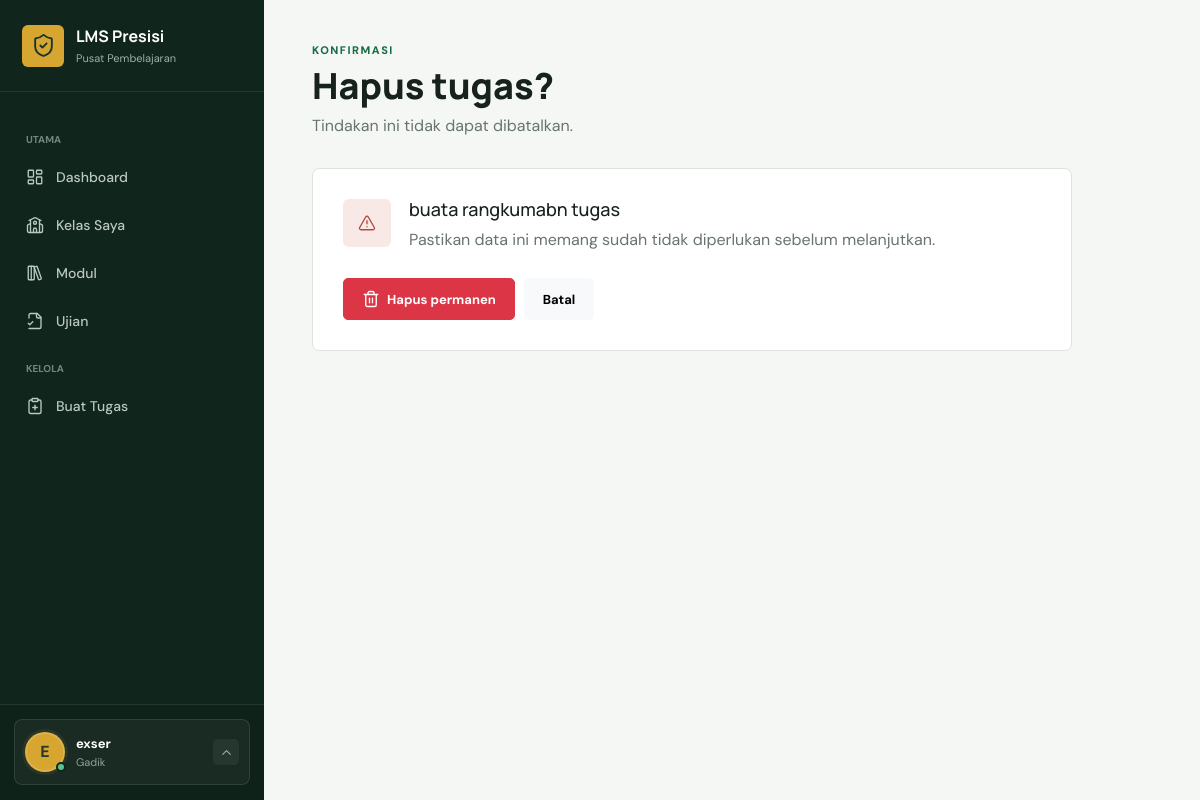
Screenshot of /tugas/2/hapus/ (signed in) with the database file from the repository.
### lms/models.py (models this page shows, shortened)
class CustomUser(AbstractUser):
    class Role(models.TextChoices):
        ADMIN = "ADMIN", "Admin"
        GADIK = "GADIK", "Gadik"
        SERDIK = "SERDIK", "Serdik"
    nama_lengkap = models.CharField(max_length=255, blank=True)
    nip_nrp = models.CharField(max_length=30, unique=True, null=True, blank=True)
    tempat_lahir = models.CharField(max_length=100, blank=True)
    tanggal_lahir = models.DateField(null=True, blank=True)
    asal_pengiriman = models.CharField(max_length=150, blank=True)
    alamat = models.TextField(blank=True)
    role = models.CharField(max_length=10, choices=Role.choices, default=Role.SERDIK)
    @property
    def display_name(self):
        return self.nama_lengkap or self.get_full_name() or self.username

class Tugas(models.Model):
    kelas = models.ForeignKey(Kelas, on_delete=models.CASCADE, related_name="tugas")
    mapel = models.ForeignKey(MataPelajaran, on_delete=models.PROTECT, related_name="tugas")
    gadik = models.ForeignKey(CustomUser, on_delete=models.PROTECT, related_name="tugas_dibuat")
    judul_tugas = models.CharField(max_length=200)
    instruksi = models.TextField()
    file_lampiran = models.FileField(upload_to="tugas/lampiran/%Y/%m/", blank=True)
    deadline = models.DateTimeField()
    bobot = models.PositiveSmallIntegerField(default=100, help_text="Bobot nilai dalam persen.")
    created_at = models.DateTimeField(auto_now_add=True)
    class Meta:
        ordering = ["deadline"]
        verbose_name_plural = "Tugas"
    def __str__(self):
        return self.judul_tugas

### lms/views.py (the view)
# urls.py: path("tugas/<int:pk>/hapus/", views.hapus_tugas, name="hapus_tugas"),
@role_required(CustomUser.Role.ADMIN, CustomUser.Role.GADIK)
def hapus_tugas(request, pk):
    queryset = Tugas.objects.all()
    if not is_admin(request.user):
        queryset = queryset.filter(gadik=request.user)
    tugas = get_object_or_404(queryset, pk=pk)
    if request.method == "POST":
        kelas_id = tugas.kelas_id
        tugas.delete()
        messages.success(request, "Tugas berhasil dihapus.")
        return redirect("detail_kelas", pk=kelas_id)
    return render(request, "lms/confirm_delete.html", {"object": tugas, "type": "tugas"})

### lms/views.py (called while the page is built)
def role_required(*roles):
    def decorator(view_func):
        @login_required
        @wraps(view_func)
        def wrapped(request, *args, **kwargs):
            if request.user.role not in roles and not request.user.is_superuser:
                raise PermissionDenied
            return view_func(request, *args, **kwargs)
        return wrapped
    return decorator

def is_admin(user):
    return user.is_superuser or user.role == CustomUser.Role.ADMIN

### templates/lms/confirm_delete.html (shortened to what this page needs)
{% extends 'base.html' %}
{% block content %}
<header class="page-heading"><p class="eyebrow">KONFIRMASI</p><h1>Hapus {{ type }}?</h1><p>Tindakan ini tidak dapat dibatalkan.</p></header>
<form method="post" class="form-panel delete-panel">
    <span class="danger-icon"><i data-lucide="triangle-alert"></i></span>
    <div><h2>{{ object }}</h2><p>Pastikan data ini memang sudah tidak diperlukan sebelum melanjutkan.</p></div>
    <div class="form-actions"><button class="btn btn-danger" type="submit"><i data-lucide="trash-2"></i>Hapus permanen</button><button class="btn btn-light" type="button" onclick="history.back()">Batal</button></div>
</form>
{% endblock %}

### templates/base.html (shortened to what this page needs)
{% load static %}
<!doctype html>
<html lang="id">
<head>
    <link href="https://cdn.jsdelivr.net/npm/bootstrap@5.3.8/dist/css/bootstrap.min.css" rel="stylesheet">
    <link rel="stylesheet" href="{% static 'css/app.css' %}">
</head>
<body>
    <div class="app-shell">
        <aside class="sidebar offcanvas-lg offcanvas-start" tabindex="-1" id="sidebar">
            <div class="sidebar-head">
                <a class="brand" href="{% url 'dashboard' %}">
                    <span class="brand-mark"><i data-lucide="shield-check"></i></span>
                    <span><strong>LMS Presisi</strong><small>Pusat Pembelajaran</small></span>
                </a>
            </div>
            <nav class="sidebar-nav">
                <span class="nav-caption">UTAMA</span>
                <a href="{% url 'dashboard' %}" class="nav-item {% if request.resolver_match.url_name == 'dashboard' %}active{% endif %}">
                    <i data-lucide="layout-dashboard"></i><span>Dashboard</span>
                </a>
                <a href="{% url 'daftar_kelas' %}" class="nav-item {% if 'kelas' in request.path %}active{% endif %}">
                    <i data-lucide="school"></i><span>{% if user.role == 'ADMIN' or user.is_superuser %}Daftar Kelas{% else %}Kelas Saya{% endif %}</span>
                </a>
                <a href="{% url 'daftar_modul' %}" class="nav-item {% if request.resolver_match.url_name == 'daftar_modul' %}active{% endif %}">
                    <i data-lucide="library-big"></i><span>Modul</span>
                </a>
                <a href="{% url 'daftar_ujian' %}" class="nav-item {% if 'ujian' in request.resolver_match.url_name %}active{% endif %}">
                    <i data-lucide="file-check-2"></i><span>Ujian</span>
                </a>
                {% if user.role == 'GADIK' or user.role == 'ADMIN' or user.is_superuser %}
                <span class="nav-caption">KELOLA</span>
                <a href="{% url 'buat_tugas' %}" class="nav-item"><i data-lucide="clipboard-plus"></i><span>Buat Tugas</span></a>
                {% endif %}
            </nav>
            <div class="sidebar-user dropup">
                <button class="sidebar-user-trigger" type="button" data-bs-toggle="dropdown" data-bs-display="static" aria-expanded="false" aria-label="Buka menu profil">
                    <span class="account-avatar">
                        <span class="avatar">{{ user.display_name|slice:":1"|upper }}</span>
                        <span class="account-status" aria-hidden="true"></span>
                    </span>
                    <span class="user-copy"><strong>{{ user.display_name }}</strong><small>{{ user.get_role_display }}</small></span>
                    <span class="sidebar-user-chevron"><i data-lucide="chevron-up"></i></span>
                </button>
            </div>
        </aside>
        <main class="main-content">
            <div class="content-wrap">
                {% block content %}{% endblock %}
            </div>
        </main>
    </div>
</body>
</html>

### static/css/app.css (style rules this page uses)
:root { --ink: #17221d; --muted: #68756e; --line: #dde4df; --paper: #f5f7f5; --white: #ffffff; --green: #176b45; --green-dark: #0c4d31; --green-soft: #e4f2e9; --gold: #d7a631; --red: #b7483d; --blue: #3976a8; --sidebar: #10251c; }
* { box-sizing: border-box; }
body { margin: 0; color: var(--ink); background: var(--paper); font-family: "DM Sans", sans-serif; letter-spacing: 0; }
h1, h2, h3, .brand strong { font-family: "Manrope", sans-serif; letter-spacing: 0; }
a { color: inherit; text-decoration: none; }
svg { width: 18px; height: 18px; stroke-width: 1.8; }
.app-shell { min-height: 100vh; }
.sidebar { position: fixed; z-index: 1030; inset: 0 auto 0 0; width: 264px; color: #fff; background: var(--sidebar) !important; display: flex; flex-direction: column; }
.sidebar-head { min-height: 92px; padding: 24px 22px; display: flex; align-items: center; justify-content: space-between; border-bottom: 1px solid rgba(255,255,255,.09); }
.brand { display: flex; align-items: center; gap: 12px; }
.brand-mark, .identity-mark { display: grid; place-items: center; width: 42px; height: 42px; color: #173526; background: var(--gold); border-radius: 6px; }
.brand-mark svg { width: 25px; height: 25px; }
.brand strong { display: block; font-size: 16px; }
.brand small { display: block; margin-top: 2px; color: #9cb1a6; font-size: 11px; }
.sidebar-nav { padding: 22px 14px; flex: 1; overflow-y: auto; }
.nav-caption { display: block; margin: 18px 12px 8px; color: #71897d; font-size: 10px; font-weight: 700; }
.nav-item { display: flex; align-items: center; gap: 12px; min-height: 44px; margin-bottom: 4px; padding: 0 12px; color: #b9c8c0; border-radius: 6px; font-size: 14px; font-weight: 500; }
.sidebar-user { min-height: 96px; padding: 14px; border-top: 1px solid rgba(255,255,255,.09); background: rgba(0,0,0,.08); }
.sidebar-user-trigger { width: 100%; min-width: 0; min-height: 66px; padding: 10px; border: 1px solid rgba(255,255,255,.1); border-radius: 8px; color: inherit; background: rgba(255,255,255,.045); display: flex; align-items: center; gap: 11px; text-align: left; transition: background .18s ease, border-color .18s ease; }
.account-avatar { position: relative; flex: 0 0 auto; }
.account-avatar .avatar { width: 40px; height: 40px; border: 2px solid rgba(255,255,255,.14); box-shadow: 0 0 0 3px rgba(215,166,49,.09); }
.account-status { position: absolute; right: -1px; bottom: 0; width: 10px; height: 10px; border: 2px solid var(--sidebar); border-radius: 50%; background: #5bc68b; }
.sidebar-user-chevron { flex: 0 0 auto; width: 26px; height: 26px; border-radius: 5px; color: #9cb1a6; background: rgba(255,255,255,.06); display: grid; place-items: center; transition: color .18s ease, transform .18s ease; }
.sidebar-user-chevron svg { width: 15px; height: 15px; }
.avatar { flex: 0 0 auto; display: grid; place-items: center; width: 38px; height: 38px; border-radius: 50%; background: var(--gold); color: #263829; font-weight: 800; text-transform: uppercase; }
.user-copy { min-width: 0; flex: 1; }
.user-copy strong, .user-copy small { display: block; white-space: nowrap; overflow: hidden; text-overflow: ellipsis; }
.user-copy strong { font-size: 13px; }
.user-copy small { color: #8fa69a; font-size: 11px; }
.main-content { min-height: 100vh; margin-left: 264px; }
.content-wrap { width: min(1440px, 100%); margin: auto; padding: 42px 48px 64px; }
.page-heading { margin-bottom: 30px; }
.page-heading h1 { margin: 2px 0 7px; font-size: clamp(26px, 3vw, 38px); font-weight: 800; }
.page-heading p:last-child { color: var(--muted); margin: 0; }
.eyebrow { margin: 0 0 5px; color: var(--green); font-size: 11px; font-weight: 800; letter-spacing: 1.5px; }
.btn { border-radius: 5px; font-weight: 700; font-size: 13px; display: inline-flex; align-items: center; justify-content: center; gap: 7px; }
.detail-main, .submission-panel, .form-panel, .table-shell { background: white; border: 1px solid var(--line); border-radius: 7px; }
.form-panel { width: min(760px, 100%); padding: 30px; }
.form-actions { display: flex; gap: 9px; padding-top: 8px; }
.form-actions .btn { min-height: 42px; padding-inline: 18px; }
.delete-panel { display: grid; grid-template-columns: auto 1fr; gap: 18px; }
.delete-panel .form-actions { grid-column: 1 / -1; }
.delete-panel h2 { font-size: 18px; }
.delete-panel p { margin: 0; color: var(--muted); }
.danger-icon { width: 48px; height: 48px; color: var(--red); background: #f8e8e6; border-radius: 6px; display: grid; place-items: center; }

### rows the page displays
CustomUser: display_name "E", display_name "exser", role "Gadik"
Tugas: judul_tugas "buata rangkumabn tugas"

### other values shown
{{ type }} "tugas"
